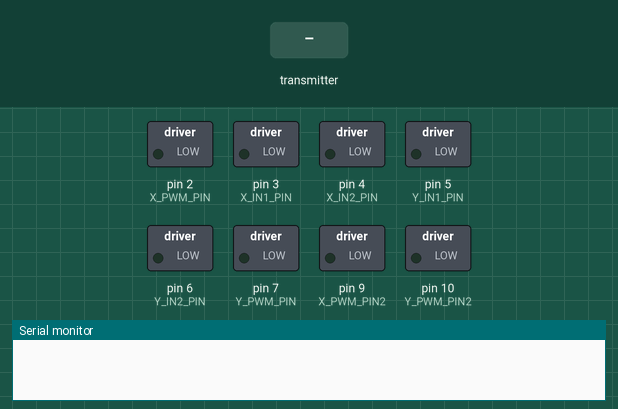
This sketch was run on a simulated Arduino Mega 2560, built with avr-gcc and run on an emulated ATmega2560. On the bench: switched loads named in the sketch (green lamp = pin HIGH), the last lines printed to the serial monitor. The test bench sets the inputs (shaded band). No radio packets arrive unless stated.

Above: at 1.2 s.
1.3 s: the transmitter starts sending payload = 0
At 2.5 s:
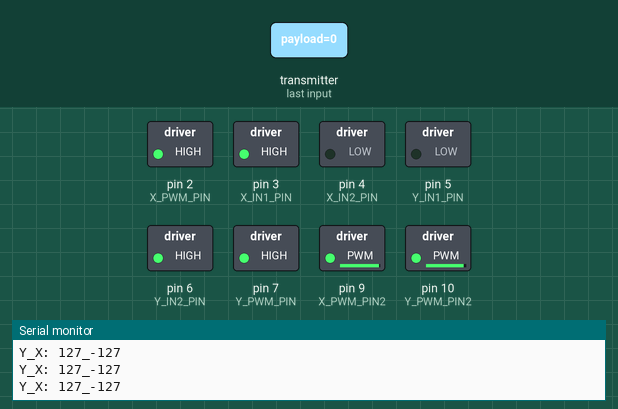
2.8 s: the transmitter starts sending payload = 1023
At 3.9 s:
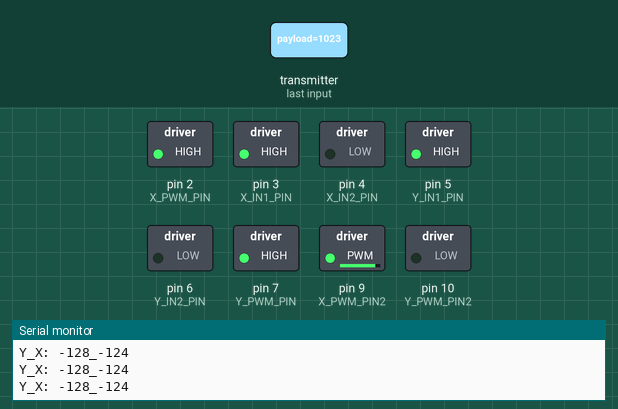
Timing chart, 0 to 5.8 s (numbered marks = the images above; inputs shaded):
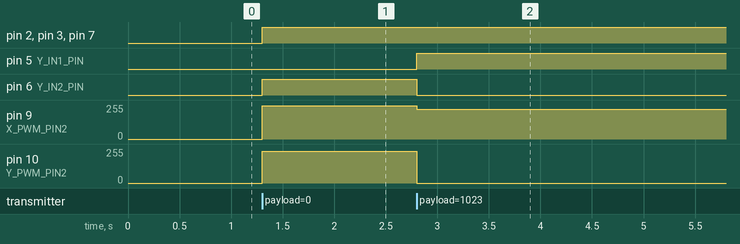

Measured:
- after the input at 1.3 s, pin 2 (X_PWM_PIN), pin 3 (X_IN1_PIN), pin 6 (Y_IN2_PIN), pin 7 (Y_PWM_PIN): LOW → HIGH at once; pin 9 (X_PWM_PIN2): 0/255 → 248/255 at once; pin 10 (Y_PWM_PIN2): 0/255 → 240/255 at once
- after the input at 2.8 s, pin 5 (Y_IN1_PIN): LOW → HIGH at once; pin 6 (Y_IN2_PIN): HIGH → LOW at once; pin 9 (X_PWM_PIN2): 248/255 → 224/255 at once; pin 10 (Y_PWM_PIN2): 240/255 → 0/255 at once

The sketch:

BB8_Reciever_NewMotorDriver.ino
```cpp
/*
  Getting Started example sketch for nRF24L01+ radios
  This is a very basic example of how to send data from one node to another
  Updated: Dec 2014 by TMRh20
*/

#include <SPI.h>
#include "RF24.h"

/****************** User Config ***************************/
/***      Set this radio as radio number 0 or 1         ***/
bool radioNumber = 1;

//Pins used to control X and Y axis on motors
const int X_PWM_PIN = 2;
const int X_IN1_PIN = 3;
const int X_IN2_PIN = 4;
const int Y_PWM_PIN = 7;
const int Y_IN1_PIN = 5;
const int Y_IN2_PIN = 6;

const int X_PWM_PIN2 = 9;
const int X_DIR1_PIN2 = 33;
//const int X_IN2_PIN2 = 33;
const int Y_PWM_PIN2 = 10;
const int Y_DIR2_PIN2 = 34;
//const int Y_IN2_PIN2 = 35;

/* Hardware configuration: Set up nRF24L01 radio on SPI bus plus pins 7 & 8 */
RF24 radio(8, 53);
/**********************************************************/

byte addresses[][6] = {"1Node", "2Node"};

// Used to control whether this node is sending or receiving
//NOTE we will always be reading, so we don't need to use role.
//bool role = 0;

void setup() {
  pinMode(53, OUTPUT); //Required on Arduino MEGA
  Serial.begin(115200);

  radio.begin();

  // Set the PA Level low to prevent power supply related issues since this is a
  // getting_started sketch, and the likelihood of close proximity of the devices. RF24_PA_MAX is default.
  radio.setPALevel(RF24_PA_LOW);

  // Open a writing and reading pipe on each radio, with opposite addresses
  if (radioNumber) {
    radio.openWritingPipe(addresses[1]);
    radio.openReadingPipe(1, addresses[0]);
  } else {
    radio.openWritingPipe(addresses[0]);
    radio.openReadingPipe(1, addresses[1]);
  }

  // Start the radio listening for data
  radio.startListening();

  //Set motor pins to output
  pinMode(X_PWM_PIN, OUTPUT);
  pinMode(X_IN1_PIN, OUTPUT);
  pinMode(X_IN2_PIN, OUTPUT);
  pinMode(Y_PWM_PIN, OUTPUT);
  pinMode(Y_IN1_PIN, OUTPUT);
  pinMode(Y_IN2_PIN, OUTPUT);
}

void loop() {

  /****************** Pong Back Role ***************************/

  unsigned long payload; // payload variable 4 bytes
  //unsigned long identifier; // identifier
  int motorY;      //Joystick 1 Y-axis
  int motorX;      //Joystick 1 X-axis
  if( radio.available()){
    // Variable for the received timestamp
    while (radio.available()) {                                   // While there is data ready
      radio.read( &payload, sizeof(unsigned long) );             // Get the payload
    }

    //Decode our message into individual motor signals
    // Payload structure:
    //  ---- ---- | ---- ---- | ---- ---- | ---- ---- |
    //    Other       Other     Motor X      Motor Y
    //-------------------------------------------------------

    motorY = payload & 0x000000FF; // Mask Everything except the Motor Back signal
    payload = payload;            //Recopy payload (since we masked out all the other bits)
    motorX = (payload & 0x0000FF00) >> 8; // Mask Everything except the Motor Forward signal and shift it to the lowest bits

    //Joystick values can range -127 and +127, set 127 to 0 by subtracting 127
    motorY -= 127;
    motorY = -motorY; // account for inverted control
    motorX -= 127;

    //Encode m1 and m2 values as:
    //Bits
    //IN1 IN2 | Function   |
    //-------------------------
    // 0  0   | release    |
    // 0  1   | forward    |
    // 1  0   | backward   |
    // 1  1   | brake      |

    //Encoding m1
    Serial.print("Y_X: ");
    Serial.print(motorY);
    Serial.print("_");
    Serial.println(motorX);
    if (motorY < -5) {
      //need to move backward ( IN1 IN2 = 1 0 )
      // and convert joystick angle to positive analog signal from 0 to 1024
      digitalWrite(Y_IN1_PIN, 1);
      digitalWrite(Y_IN2_PIN, 0);
      //digitalWrite(Y_IN1_PIN2, 1);
      //digitalWrite(Y_IN2_PIN2, 0);
      digitalWrite(Y_DIR2_PIN2, 1);
      analogWrite(Y_PWM_PIN, abs(motorY) * 8);
      analogWrite(Y_PWM_PIN2, abs(motorY) * 8);
    }
    else if (motorY > 5) {
      //need to move forward ( IN1 IN2 = 0 1 )
      // and convert joystick angle to positive analog signal from 0 to 1024
      digitalWrite(Y_IN1_PIN, 0);
      digitalWrite(Y_IN2_PIN, 1);
      //digitalWrite(Y_IN1_PIN2, 0);
      //digitalWrite(Y_IN2_PIN2, 1);
      digitalWrite(Y_DIR2_PIN2, 0);
      analogWrite(Y_PWM_PIN, (motorY-1) * 8);
      analogWrite(Y_PWM_PIN2, (motorY-1) * 8);
    }
    else {
      //need to release motor ( IN1 IN2 = 0 0 )
      // and set speed to 0
      digitalWrite(Y_IN1_PIN, 0);
      digitalWrite(Y_IN2_PIN, 0);
      analogWrite(Y_PWM_PIN, 0);
      //digitalWrite(Y_IN1_PIN2, 0);
      //digitalWrite(Y_IN2_PIN2, 0);
      digitalWrite(Y_DIR2_PIN2, 0);
      analogWrite(Y_PWM_PIN2, 0);
    }

    //Encoding m2
    if (motorX < -5) {
      //need to move backward ( IN1 IN2 = 1 0 )
      // and convert joystick angle to positive analog signal from 0 to 1024
      digitalWrite(X_IN1_PIN, 1);
      digitalWrite(X_IN2_PIN, 0);
      //digitalWrite(X_IN1_PIN2, 1);
      //digitalWrite(X_IN2_PIN2, 0);
      digitalWrite(X_DIR1_PIN2, 1);
      analogWrite(X_PWM_PIN, abs(motorX) * 8);
      analogWrite(X_PWM_PIN2, abs(motorX) * 8);
    }
    else if (motorX > 5) {
      //need to move forward ( IN1 IN2 = 0 1 )
      // and convert joystick angle to positive analog signal from 0 to 1024
      digitalWrite(X_IN1_PIN, 0);
      digitalWrite(X_IN2_PIN, 1);
      //digitalWrite(X_IN1_PIN2, 0);
      //digitalWrite(X_IN2_PIN2, 1);
      digitalWrite(X_DIR1_PIN2, 0);
      analogWrite(X_PWM_PIN, (motorX-1) * 8);
      analogWrite(X_PWM_PIN2, (motorX-1) * 8);
    }
    else {
      //need to release motor ( IN1 IN2 = 0 0 )
      // and set speed to 0
      digitalWrite(X_IN1_PIN, 0);
      digitalWrite(X_IN2_PIN, 0);
      analogWrite(X_PWM_PIN, 0);
      //digitalWrite(X_IN1_PIN2, 0);
      //digitalWrite(X_IN2_PIN2, 0);
      digitalWrite(X_DIR1_PIN2, 0);
      analogWrite(X_PWM_PIN2, 0);
    }
  }
} // Loop
```
